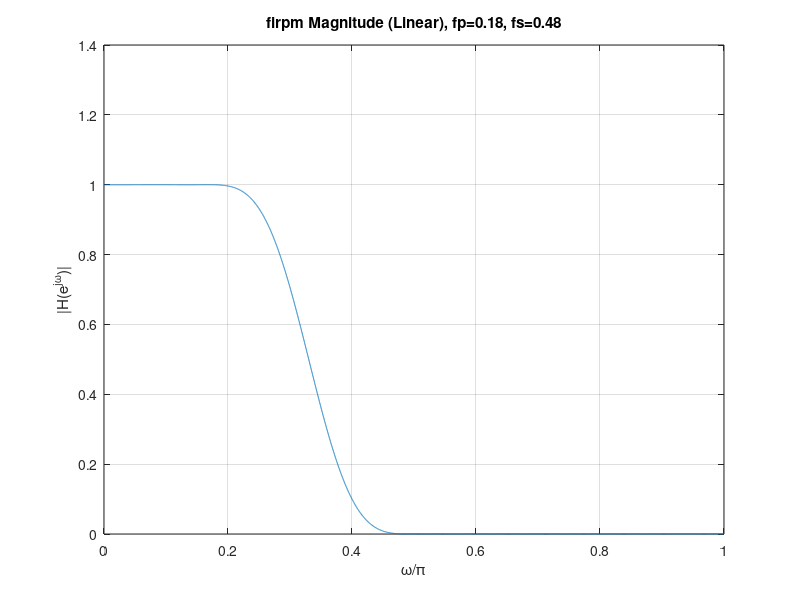
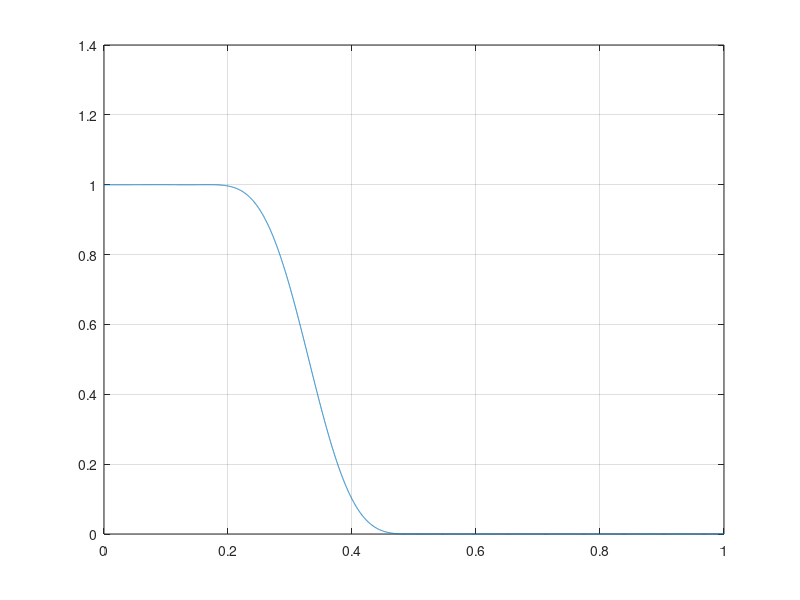

Write MATLAB code to recreate these figures, in order. (Note: this script raises an error after producing the figures.)
%% Question 9: Varying the Transition Bandwidth
clear; close all; clc;

%% Specs
N   = 29;
ord = N-1;
fc  = 0.33;                 
tbws = [0.15 0.01];         
Nfft = 8192;

for k = 1:numel(tbws)
    tbw = tbws(k);
    fp  = fc - tbw;         % passband edge
    fs  = fc + tbw;         % stopband edge

    %% Design
    h = firpm(ord, [0 fp fs 1], [1 1 0 0]);

    %% Frequency response
    [H,w] = freqz(h, 1, Nfft);
    mag = abs(H);
    wn  = w/pi;

    %% Ripples 
    pb = (wn <= fp);
    sb = (wn >= fs);

    delta_p = max(abs(mag(pb) - 1));
    delta_s = max(mag(sb));

    fprintf('\ntbw = %.2f  (fp = %.2f, fs = %.2f)\n', tbw, fp, fs);
    fprintf('delta_p = %.8g\n', delta_p);
    fprintf('delta_s = %.8g\n', delta_s);

    %% Magnitude response plot (linear)
    figure('Color','w','Name',sprintf('Magnitude Response (tbw=%.2f)',tbw));
    plot(wn, mag); grid on; xlim([0 1]);
    xlabel('\omega/\pi'); ylabel('|H(e^{j\omega})|');
    title(sprintf('firpm Magnitude (Linear), fp=%.2f, fs=%.2f', fp, fs));

    %% Bounds overlay
    figure('Color','w','Name',sprintf('Magnitude w/ Bounds (tbw=%.2f)',tbw));
    plot(wn, mag); grid on; xlim([0 1]); hold on;
    xline(fp, ':'); xline(fs, ':');
    yline(1 + delta_p, '--');
    yline(1 - delta_p, '--');
    yline(delta_s, '--');
    xlabel('\omega/\pi'); ylabel('|H(e^{j\omega})|');
    title(sprintf('Bounds (Linear), tbw=%.2f', tbw));
    legend('|H|','f_p','f_s','1+\delta_p','1-\delta_p','\delta_s','Location','best');
end
